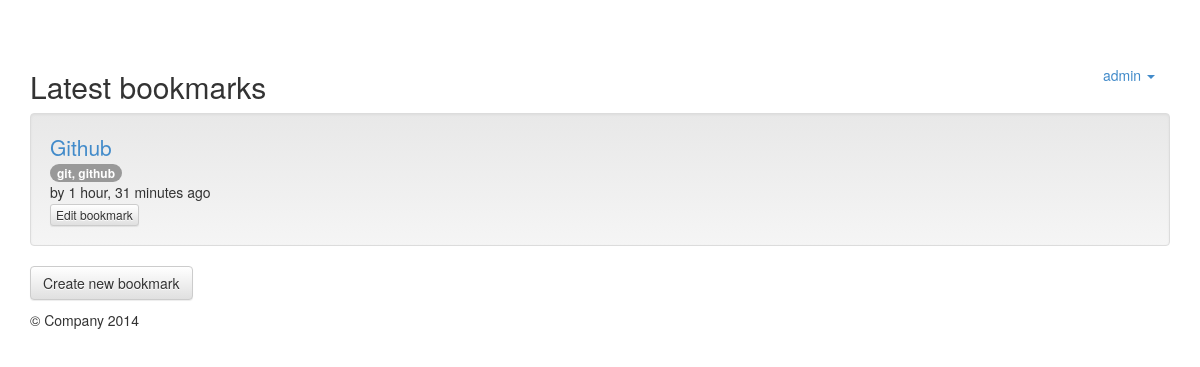
The app's page / (signed in) with its own data.
### marcador/models.py (models this page shows, shortened)
@python_2_unicode_compatible
class Bookmark(models.Model):
  url = models.URLField()
  title = models.CharField('title', max_length=255)
  description = models.TextField('description', blank=True)
  is_public = models.BooleanField('public', default=True)
  date_created = models.DateTimeField('date created')
  date_updated = models.DateTimeField('date updated')
  owner = models.ForeignKey(User, verbose_name='owner', related_name='bookmarks')
  tags = models.ManyToManyField(Tag, blank=True)
  objects = models.Manager()
  public = PublicBookmarkManager()
  class Meta:
    verbose_name = 'bookmark'
    verbose_name_plural = 'bookmarks'
    ordering = ['-date_created']

@python_2_unicode_compatible
class Tag(models.Model):
  name = models.CharField(max_length=50, unique=True)
  class Meta:
    verbose_name = 'tag'
    verbose_name_plural = 'tags'
    ordering = ['name']
  def __str__(self):
    return self.name

### marcador/views.py (the view)
# urls.py: url(r'^$', 'bookmark_list', name='marcador_bookmark_list'),
def bookmark_list(request):
  bookmarks = Bookmark.public.all()
  context = {'bookmarks': bookmarks}
  return render(request, 'marcador/bookmark_list.html', context)

### marcador/templates/marcador/bookmark_list.html (shortened to what this page needs)
{% extends "base.html" %}
{% block heading %}
<h2>Latest bookmarks</h2>
{% endblock %}
{% block content %}
<ul class="list-unstyled"%>
  {% for bookmark in bookmarks %}
  <li class="well">{% include "marcador/bookmark.html" %}</li>
  {% empty %}
  <li>No bookmarks. :(</li>
  {% endfor %}
</ul>
{% if user.is_authenticated %}
<p><a class="btn btn-default" href="{% url "marcador_bookmark_create" %}">
  Create new bookmark</a></p>
{% endif %}
{% endblock %}

### templates/toggle_login.html (shortened to what this page needs)
{% if user.is_authenticated %}
<ul class="nav navbar-nav navbar-right">
    <li class="dropdown">
        <a class="dropdown-toggle" id="dropuser" data-toggle="dropdown"
            href="#">{{ user.username }} <b class="caret"></b></a>
    </li>
</ul>
{% endif %}

### marcador/templates/marcador/bookmark.html (shortened to what this page needs)
<a class="lead" href="{{ bookmark.url }}">{{ bookmark.title }}</a>
{% if not bookmark.is_public %}
<br><span class="badge badge-important">private</span>
{% else %}
<br>
{% endif %}
{% if bookmark.tags.count %}
  {% for tag in bookmark.tags.all %}
    <span class="badge">{{ tag|lower }}</span>&nbsp;
  {% endfor %}
{% endif %}
<br>by
{{ bookmark.date_created|timesince }} ago
{% if bookmark.owner == user %}
  <br><a class="btn btn-default btn-xs"
    href="{% url "marcador_bookmark_edit" bookmark.pk %}">Edit bookmark</a>
{% endif %}

### templates/base.html (style rules this page uses)
body { padding-top: 50px; padding-bottom: 20px; }

### records on screen
Bookmark: title "Github", date_created "1 hour, 31 minutes", shows "Edit bookmark"
Tag: name "git, github"

### other values on screen
{{ user.username }} "admin"
